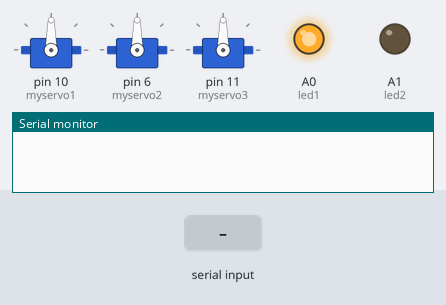
The sketch below on a simulated Arduino Uno, built with avr-gcc and run on an emulated ATmega328P. Shown: 3 × servo, output pins drawn as LEDs (lit = HIGH), the last lines printed to the serial monitor. The inputs (shaded band) are chosen by the test bench.

Above: at 1.2 s.
1.3 s: "a" received over Serial
At 1.45 s:
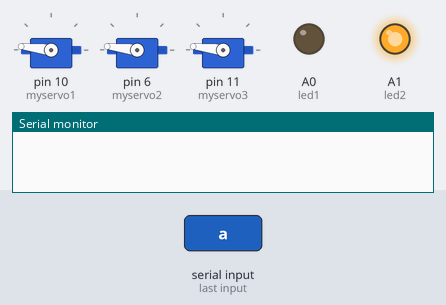
At 2.05 s:
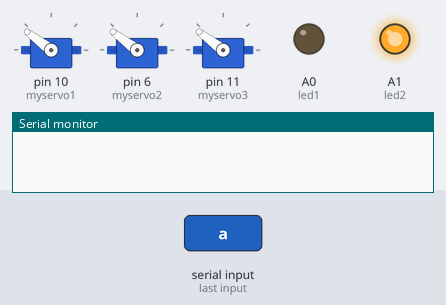
4.3 s: "b" received over Serial
At 8.7 s:
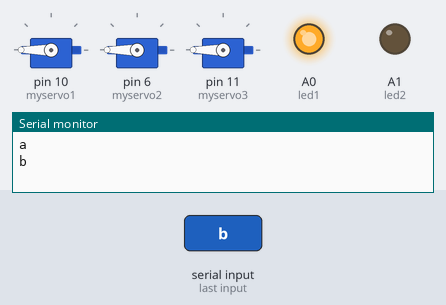
9.4 s: "b" received over Serial
Timing chart, 0 to 13.4 s (numbered marks = the images above; inputs shaded):
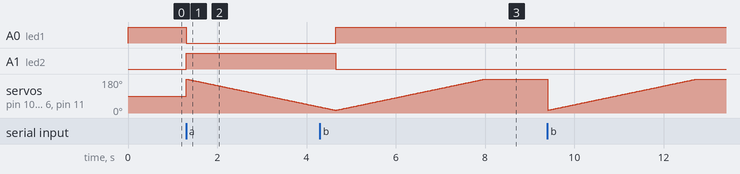

Measured:
- after the input at 1.3 s, A0 (led1): HIGH → LOW at once; A1 (led2): LOW → HIGH at once
- after the input at 4.3 s, A0 (led1): LOW → HIGH after 0.36 s; A1 (led2): HIGH → LOW after 0.36 s

The sketch:

codigo_mano.ino
```cpp
#include <Servo.h>
char bt ='a';
Servo myservo1;  // crea el objeto servo
Servo myservo2;
Servo myservo3;
int led1 = A0;
int led2 = A1;
int pos = 0;    // posicion del servo

void setup() {
  digitalWrite(led1,HIGH);
  Serial.begin(9600);
   myservo1.attach(10);  // vincula el servo al pin digital 9
   myservo2.attach(6);
   myservo3.attach(11);
   pinMode(led1,OUTPUT);
   pinMode(led2,OUTPUT);


}

void loop() {

  if (Serial.available() > 0) {
    bt = Serial.read();
      switch(bt)
    {
      case 'a':
        digitalWrite(led2,HIGH);
        digitalWrite(led1,LOW);
        for (pos = 180; pos >= 15; pos -= 1)
           {
              myservo1.write(pos);
              myservo2.write(pos);
              myservo3.write(pos);
              delay(20);

           }

      break;
      case 'b':
        digitalWrite(led1,HIGH);
        digitalWrite(led2,LOW);
        for (pos = 15; pos <= 180; pos += 1)
             {
                myservo1.write(pos);
                myservo2.write(pos);
                myservo3.write(pos);
                delay(20);

             }
       break;

    }
    Serial.println(bt);
  }
}
```
